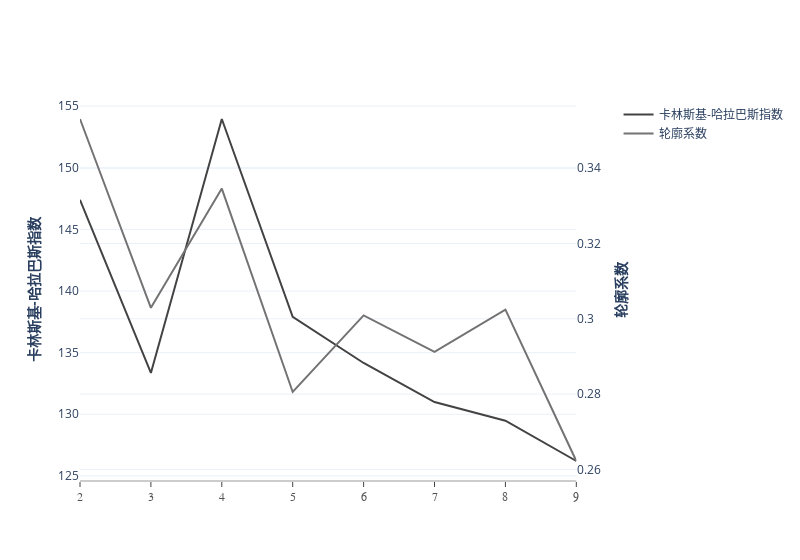

Notebook source saved alongside this figure:
### Code cell
#获得游客最佳聚类数
df_tourist = df_cluster[df_cluster.id == 1]
df_score_tour = utils.GetKmeansClusterNumDf(df_tourist,['Dur','data_count','active_moment','moving_dis','middle_moment'])
myplot.Double_Axes_Line(df_score_tour,"n_clusters","calinski","silhouette","聚类数","卡林斯基-哈拉巴斯指数","轮廓系数")

### Figure 1 — Plotly figure (JSON) as saved in the notebook; plotly's stock layout.template omitted (floating-point values rounded to 4 significant figures)
{"data": [{"line": {"color": "rgb(67,67,67)", "width": 2}, "mode": "lines", "name": "卡林斯基-哈拉巴斯指数", "type": "scatter", "x": [2, 3, 4, 5, 6, 7, 8, 9], "xaxis": "x", "y": [147.4, 133.4, 154.0, 137.9, 134.2, 131.0, 129.5, 126.2], "yaxis": "y"}, {"line": {"color": "rgb(115,115,115)", "width": 2}, "mode": "lines", "name": "轮廓系数", "type": "scatter", "x": [2, 3, 4, 5, 6, 7, 8, 9], "xaxis": "x", "y": [0.3531, 0.3029, 0.3346, 0.2806, 0.3009, 0.2912, 0.3024, 0.2622], "yaxis": "y2"}], "layout": {"width": 800, "xaxis": {"anchor": "y", "domain": [0, 0.94], "linecolor": "rgb(204, 204, 204)", "linewidth": 2, "showgrid": false, "showline": true, "showticklabels": true, "tickfont": {"color": "rgb(82, 82, 82)", "family": "Arial", "size": 12}, "ticks": "outside"}, "yaxis": {"anchor": "x", "domain": [0, 1], "title": {"text": "<b>卡林斯基-哈拉巴斯指数</b> "}}, "yaxis2": {"anchor": "x", "overlaying": "y", "side": "right", "title": {"text": "<b>轮廓系数</b>"}}}}
